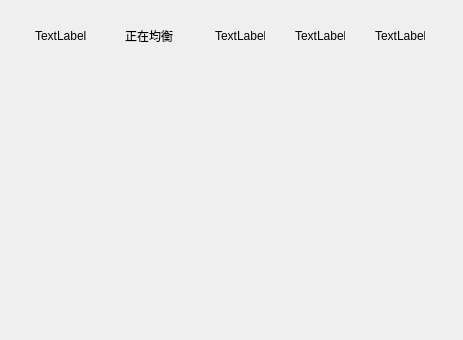
<?xml version="1.0" encoding="UTF-8"?>
<ui version="4.0">
 <class>SlaveItemWidgetClass</class>
 <widget class="QWidget" name="SlaveItemWidgetClass">
  <property name="geometry">
   <rect>
    <x>0</x>
    <y>0</y>
    <width>463</width>
    <height>340</height>
   </rect>
  </property>
  <property name="windowTitle">
   <string>SlaveItemWidget</string>
  </property>
  <layout class="QVBoxLayout" name="verticalLayout">
   <item>
    <layout class="QHBoxLayout" name="horizontalLayout">
     <item>
      <widget class="QLabel" name="label_5">
       <property name="maximumSize">
        <size>
         <width>60</width>
         <height>60</height>
        </size>
       </property>
       <property name="text">
        <string>TextLabel</string>
       </property>
      </widget>
     </item>
     <item>
      <widget class="QLabel" name="label">
       <property name="maximumSize">
        <size>
         <width>60</width>
         <height>60</height>
        </size>
       </property>
       <property name="text">
        <string>正在均衡</string>
       </property>
      </widget>
     </item>
     <item>
      <widget class="QLabel" name="label_2">
       <property name="maximumSize">
        <size>
         <width>50</width>
         <height>50</height>
        </size>
       </property>
       <property name="text">
        <string>TextLabel</string>
       </property>
      </widget>
     </item>
     <item>
      <widget class="QLabel" name="label_3">
       <property name="maximumSize">
        <size>
         <width>50</width>
         <height>50</height>
        </size>
       </property>
       <property name="text">
        <string>TextLabel</string>
       </property>
      </widget>
     </item>
     <item>
      <widget class="QLabel" name="label_4">
       <property name="maximumSize">
        <size>
         <width>50</width>
         <height>50</height>
        </size>
       </property>
       <property name="text">
        <string>TextLabel</string>
       </property>
      </widget>
     </item>
    </layout>
   </item>
   <item>
    <widget class="BatteryItem" name="widget" native="true"/>
   </item>
  </layout>
 </widget>
 <layoutdefault spacing="6" margin="11"/>
 <customwidgets>
  <customwidget>
   <class>BatteryItem</class>
   <extends>QWidget</extends>
   <header>src/public/batteryitem.h</header>
   <container>1</container>
  </customwidget>
 </customwidgets>
 <resources/>
 <connections/>
</ui>
